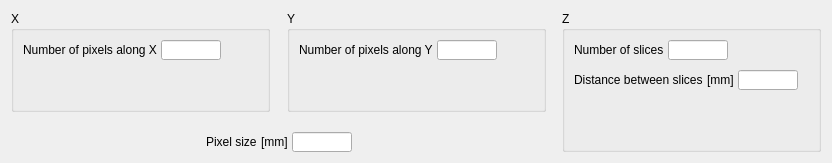
        <widget class="QWidget" name="tab_3">
         <attribute name="title">
          <string>Number of voxels and voxel dimensions</string>
         </attribute>
         <layout class="QVBoxLayout" name="verticalLayout_9">
          <item>
           <layout class="QHBoxLayout" name="horizontalLayout_7">
            <item>
             <layout class="QVBoxLayout" name="verticalLayout_18">
              <property name="spacing">
               <number>0</number>
              </property>
              <item>
               <layout class="QHBoxLayout" name="horizontalLayout_10">
                <property name="spacing">
                 <number>7</number>
                </property>
                <item>
                 <widget class="QGroupBox" name="groupBox_7">
                  <property name="sizePolicy">
                   <sizepolicy hsizetype="Fixed" vsizetype="Preferred">
                    <horstretch>0</horstretch>
                    <verstretch>0</verstretch>
                   </sizepolicy>
                  </property>
                  <property name="minimumSize">
                   <size>
                    <width>259</width>
                    <height>0</height>
                   </size>
                  </property>
                  <property name="title">
                   <string>X</string>
                  </property>
                  <layout class="QVBoxLayout" name="verticalLayout_14">
                   <property name="spacing">
                    <number>10</number>
                   </property>
                   <item>
                    <layout class="QHBoxLayout" name="horizontalLayout_8">
                     <property name="spacing">
                      <number>4</number>
                     </property>
                     <item>
                      <widget class="QLabel" name="label_29">
                       <property name="sizePolicy">
                        <sizepolicy hsizetype="Preferred" vsizetype="Preferred">
                         <horstretch>0</horstretch>
                         <verstretch>0</verstretch>
                        </sizepolicy>
                       </property>
                       <property name="maximumSize">
                        <size>
                         <width>16777215</width>
                         <height>20</height>
                        </size>
                       </property>
                       <property name="text">
                        <string>Number of pixels along X</string>
                       </property>
                      </widget>
                     </item>
                     <item>
                      <widget class="QLineEdit" name="pixelNumberX_lineEdit_3">
                       <property name="sizePolicy">
                        <sizepolicy hsizetype="Fixed" vsizetype="Fixed">
                         <horstretch>0</horstretch>
                         <verstretch>0</verstretch>
                        </sizepolicy>
                       </property>
                       <property name="maximumSize">
                        <size>
                         <width>60</width>
                         <height>20</height>
                        </size>
                       </property>
                       <property name="toolTip">
                        <string/>
                       </property>
                       <property name="text">
                        <string/>
                       </property>
                       <property name="placeholderText">
                        <string notr="true"/>
                       </property>
                      </widget>
                     </item>
                     <item>
                      <spacer name="horizontalSpacer_41">
                       <property name="orientation">
                        <enum>Qt::Horizontal</enum>
                       </property>
                       <property name="sizeHint" stdset="0">
                        <size>
                         <width>0</width>
                         <height>20</height>
                        </size>
                       </property>
                      </spacer>
                     </item>
                    </layout>
                   </item>
                   <item>
                    <spacer name="verticalSpacer_12">
                     <property name="orientation">
                      <enum>Qt::Vertical</enum>
                     </property>
                     <property name="sizeHint" stdset="0">
                      <size>
                       <width>20</width>
                       <height>40</height>
                      </size>
                     </property>
                    </spacer>
                   </item>
                  </layout>
                 </widget>
                </item>
                <item>
                 <spacer name="horizontalSpacer_42">
                  <property name="orientation">
                   <enum>Qt::Horizontal</enum>
                  </property>
                  <property name="sizeType">
                   <enum>QSizePolicy::Fixed</enum>
                  </property>
                  <property name="sizeHint" stdset="0">
                   <size>
                    <width>10</width>
                    <height>20</height>
                   </size>
                  </property>
                 </spacer>
                </item>
                <item>
                 <widget class="QGroupBox" name="groupBox_8">
                  <property name="sizePolicy">
                   <sizepolicy hsizetype="Fixed" vsizetype="Preferred">
                    <horstretch>0</horstretch>
                    <verstretch>0</verstretch>
                   </sizepolicy>
                  </property>
                  <property name="minimumSize">
                   <size>
                    <width>259</width>
                    <height>0</height>
                   </size>
                  </property>
                  <property name="title">
                   <string>Y</string>
                  </property>
                  <layout class="QVBoxLayout" name="verticalLayout_15">
                   <property name="spacing">
                    <number>10</number>
                   </property>
                   <item>
                    <layout class="QHBoxLayout" name="horizontalLayout_13">
                     <property name="spacing">
                      <number>4</number>
                     </property>
                     <item>
                      <widget class="QLabel" name="label_34">
                       <property name="sizePolicy">
                        <sizepolicy hsizetype="Preferred" vsizetype="Preferred">
                         <horstretch>0</horstretch>
                         <verstretch>0</verstretch>
                        </sizepolicy>
                       </property>
                       <property name="maximumSize">
                        <size>
                         <width>16777215</width>
                         <height>20</height>
                        </size>
                       </property>
                       <property name="text">
                        <string>Number of pixels along Y</string>
                       </property>
                      </widget>
                     </item>
                     <item>
                      <widget class="QLineEdit" name="pixelNumberY_lineEdit_3">
                       <property name="sizePolicy">
                        <sizepolicy hsizetype="Fixed" vsizetype="Fixed">
                         <horstretch>0</horstretch>
                         <verstretch>0</verstretch>
                        </sizepolicy>
                       </property>
                       <property name="maximumSize">
                        <size>
                         <width>60</width>
                         <height>20</height>
                        </size>
                       </property>
                       <property name="toolTip">
                        <string/>
                       </property>
                       <property name="text">
                        <string/>
                       </property>
                       <property name="placeholderText">
                        <string notr="true"/>
                       </property>
                      </widget>
                     </item>
                     <item>
                      <spacer name="horizontalSpacer_44">
                       <property name="orientation">
                        <enum>Qt::Horizontal</enum>
                       </property>
                       <property name="sizeHint" stdset="0">
                        <size>
                         <width>0</width>
                         <height>20</height>
                        </size>
                       </property>
                      </spacer>
                     </item>
                    </layout>
                   </item>
                   <item>
                    <spacer name="verticalSpacer_8">
                     <property name="orientation">
                      <enum>Qt::Vertical</enum>
                     </property>
                     <property name="sizeType">
                      <enum>QSizePolicy::Expanding</enum>
                     </property>
                     <property name="sizeHint" stdset="0">
                      <size>
                       <width>20</width>
                       <height>40</height>
                      </size>
                     </property>
                    </spacer>
                   </item>
                  </layout>
                 </widget>
                </item>
               </layout>
              </item>
              <item>
               <spacer name="verticalSpacer_7">
                <property name="orientation">
                 <enum>Qt::Vertical</enum>
                </property>
                <property name="sizeType">
                 <enum>QSizePolicy::Expanding</enum>
                </property>
                <property name="sizeHint" stdset="0">
                 <size>
                  <width>20</width>
                  <height>20</height>
                 </size>
                </property>
               </spacer>
              </item>
              <item>
               <layout class="QHBoxLayout" name="horizontalLayout_17">
                <property name="spacing">
                 <number>4</number>
                </property>
                <property name="sizeConstraint">
                 <enum>QLayout::SetDefaultConstraint</enum>
                </property>
                <item>
                 <spacer name="horizontalSpacer_40">
                  <property name="orientation">
                   <enum>Qt::Horizontal</enum>
                  </property>
                  <property name="sizeHint" stdset="0">
                   <size>
                    <width>0</width>
                    <height>20</height>
                   </size>
                  </property>
                 </spacer>
                </item>
                <item>
                 <widget class="QLabel" name="label_44">
                  <property name="sizePolicy">
                   <sizepolicy hsizetype="Preferred" vsizetype="Fixed">
                    <horstretch>0</horstretch>
                    <verstretch>0</verstretch>
                   </sizepolicy>
                  </property>
                  <property name="maximumSize">
                   <size>
                    <width>16777215</width>
                    <height>20</height>
                   </size>
                  </property>
                  <property name="text">
                   <string>Pixel size</string>
                  </property>
                 </widget>
                </item>
                <item>
                 <widget class="QLabel" name="label_42">
                  <property name="maximumSize">
                   <size>
                    <width>16777215</width>
                    <height>20</height>
                   </size>
                  </property>
                  <property name="text">
                   <string>[mm]</string>
                  </property>
                 </widget>
                </item>
                <item>
                 <widget class="QLineEdit" name="pixelSize_lineEdit_3">
                  <property name="sizePolicy">
                   <sizepolicy hsizetype="Fixed" vsizetype="Fixed">
                    <horstretch>0</horstretch>
                    <verstretch>0</verstretch>
                   </sizepolicy>
                  </property>
                  <property name="maximumSize">
                   <size>
                    <width>60</width>
                    <height>20</height>
                   </size>
                  </property>
                  <property name="toolTip">
                   <string/>
                  </property>
                  <property name="text">
                   <string/>
                  </property>
                  <property name="placeholderText">
                   <string notr="true"/>
                  </property>
                 </widget>
                </item>
                <item>
                 <spacer name="horizontalSpacer_29">
                  <property name="orientation">
                   <enum>Qt::Horizontal</enum>
                  </property>
                  <property name="sizeHint" stdset="0">
                   <size>
                    <width>0</width>
                    <height>20</height>
                   </size>
                  </property>
                 </spacer>
                </item>
               </layout>
              </item>
             </layout>
            </item>
            <item>
             <spacer name="horizontalSpacer_45">
              <property name="orientation">
               <enum>Qt::Horizontal</enum>
              </property>
              <property name="sizeType">
               <enum>QSizePolicy::Fixed</enum>
              </property>
              <property name="sizeHint" stdset="0">
               <size>
                <width>10</width>
                <height>20</height>
               </size>
              </property>
             </spacer>
            </item>
            <item>
             <widget class="QGroupBox" name="groupBox_9">
              <property name="sizePolicy">
               <sizepolicy hsizetype="Fixed" vsizetype="Preferred">
                <horstretch>0</horstretch>
                <verstretch>0</verstretch>
               </sizepolicy>
              </property>
              <property name="minimumSize">
               <size>
                <width>259</width>
                <height>0</height>
               </size>
              </property>
              <property name="title">
               <string>Z</string>
              </property>
              <layout class="QVBoxLayout" name="verticalLayout_16">
               <property name="spacing">
                <number>10</number>
               </property>
               <item>
                <layout class="QHBoxLayout" name="horizontalLayout_29">
                 <property name="spacing">
                  <number>4</number>
                 </property>
                 <item>
                  <widget class="QLabel" name="label_50">
                   <property name="sizePolicy">
                    <sizepolicy hsizetype="Preferred" vsizetype="Preferred">
                     <horstretch>0</horstretch>
                     <verstretch>0</verstretch>
                    </sizepolicy>
                   </property>
                   <property name="maximumSize">
                    <size>
                     <width>16777215</width>
                     <height>20</height>
                    </size>
                   </property>
                   <property name="text">
                    <string>Number of slices</string>
                   </property>
                  </widget>
                 </item>
                 <item>
                  <widget class="QLineEdit" name="sliceNumber_lineEdit_3">
                   <property name="sizePolicy">
                    <sizepolicy hsizetype="Fixed" vsizetype="Fixed">
                     <horstretch>0</horstretch>
                     <verstretch>0</verstretch>
                    </sizepolicy>
                   </property>
                   <property name="maximumSize">
                    <size>
                     <width>60</width>
                     <height>20</height>
                    </size>
                   </property>
                   <property name="text">
                    <string/>
                   </property>
                   <property name="placeholderText">
                    <string notr="true"/>
                   </property>
                  </widget>
                 </item>
                 <item>
                  <spacer name="horizontalSpacer_47">
                   <property name="orientation">
                    <enum>Qt::Horizontal</enum>
                   </property>
                   <property name="sizeHint" stdset="0">
                    <size>
                     <width>0</width>
                     <height>20</height>
                    </size>
                   </property>
                  </spacer>
                 </item>
                </layout>
               </item>
               <item>
                <layout class="QHBoxLayout" name="horizontalLayout_30">
                 <property name="spacing">
                  <number>4</number>
                 </property>
                 <item>
                  <widget class="QLabel" name="label_51">
                   <property name="sizePolicy">
                    <sizepolicy hsizetype="Preferred" vsizetype="Preferred">
                     <horstretch>0</horstretch>
                     <verstretch>0</verstretch>
                    </sizepolicy>
                   </property>
                   <property name="maximumSize">
                    <size>
                     <width>16777215</width>
                     <height>20</height>
                    </size>
                   </property>
                   <property name="text">
                    <string>Distance between slices</string>
                   </property>
                  </widget>
                 </item>
                 <item>
                  <widget class="QLabel" name="label_45">
                   <property name="maximumSize">
                    <size>
                     <width>16777215</width>
                     <height>20</height>
                    </size>
                   </property>
                   <property name="text">
                    <string>[mm]</string>
                   </property>
                  </widget>
                 </item>
                 <item>
                  <widget class="QLineEdit" name="sliceDistance_lineEdit_3">
                   <property name="sizePolicy">
                    <sizepolicy hsizetype="Fixed" vsizetype="Fixed">
                     <horstretch>0</horstretch>
                     <verstretch>0</verstretch>
                    </sizepolicy>
                   </property>
                   <property name="maximumSize">
                    <size>
                     <width>60</width>
                     <height>20</height>
                    </size>
                   </property>
                   <property name="text">
                    <string/>
                   </property>
                   <property name="placeholderText">
                    <string notr="true"/>
                   </property>
                  </widget>
                 </item>
                 <item>
                  <spacer name="horizontalSpacer_48">
                   <property name="orientation">
                    <enum>Qt::Horizontal</enum>
                   </property>
                   <property name="sizeHint" stdset="0">
                    <size>
                     <width>0</width>
                     <height>20</height>
                    </size>
                   </property>
                  </spacer>
                 </item>
                </layout>
               </item>
               <item>
                <spacer name="verticalSpacer_9">
                 <property name="orientation">
                  <enum>Qt::Vertical</enum>
                 </property>
                 <property name="sizeType">
                  <enum>QSizePolicy::Expanding</enum>
                 </property>
                 <property name="sizeHint" stdset="0">
                  <size>
                   <width>20</width>
                   <height>40</height>
                  </size>
                 </property>
                </spacer>
               </item>
              </layout>
             </widget>
            </item>
           </layout>
          </item>
         </layout>
        </widget>
